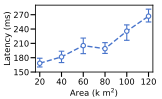

Python code for this plot:
from pathlib import Path

import matplotlib

matplotlib.use("Agg")

import matplotlib.pyplot as plt
import pandas as pd


# =========================
# Raw data
# =========================
data_path = Path(__file__).with_name("05_overhead_scalability_data.csv")
data = pd.read_csv(data_path)

x = data["Area_km2"].to_numpy()
y_min = data["Total_min"].to_numpy()
y_mean = data["Total_mean"].to_numpy()
y_max = data["Total_max"].to_numpy()

# =========================
# Paper plotting style
# =========================
plt.rcParams.update(
    {
        "font.size": 6,
        "axes.labelsize": 6,
        "xtick.labelsize": 6,
        "ytick.labelsize": 6,
        "lines.linewidth": 1.2,
        "axes.linewidth": 0.6,
        "text.color": "black",
        "axes.labelcolor": "black",
        "xtick.color": "black",
        "ytick.color": "black",
        "font.family": "sans-serif",
    }
)

fig, ax = plt.subplots(figsize=(4.1 / 2.54, 2.5 / 2.54))

color = "#4874CB"

# =========================
# Mean latency line
# =========================
ax.plot(
    x,
    y_mean,
    color=color,
    linestyle="--",
    linewidth=1,
    zorder=3,
)

# =========================
# Hollow markers + min-max error bars
# =========================
y_err = [
    y_mean - y_min,
    y_max - y_mean,
]

ax.errorbar(
    x,
    y_mean,
    yerr=y_err,
    fmt="o",
    markersize=3.2,
    markerfacecolor="white",
    markeredgecolor=color,
    markeredgewidth=0.8,
    ecolor=color,
    elinewidth=0.8,
    capsize=2.0,
    capthick=0.8,
    linestyle="none",
    zorder=4,
)

# =========================
# Axes and style
# =========================
ax.set_xlabel(r"Area (k m$^2$)", labelpad=1)
ax.set_ylabel("Latency (ms)", labelpad=1)

ax.set_xlim(16, 124)
ax.set_xticks([20, 40, 60, 80, 100, 120])

ax.set_ylim(150, 290)
ax.set_yticks([150, 180, 210, 240, 270])

ax.tick_params(axis="x", pad=1)
ax.tick_params(axis="y", pad=1)

for spine in ax.spines.values():
    spine.set_linewidth(0.6)

# =========================
# Layout
# =========================
plt.subplots_adjust(
    left=0.22,
    right=0.95,
    bottom=0.27,
    top=0.95,
)

# =========================
# Export
# =========================
output_path = Path(__file__).with_suffix(".pdf")
plt.savefig(output_path, format="pdf")
plt.close(fig)
